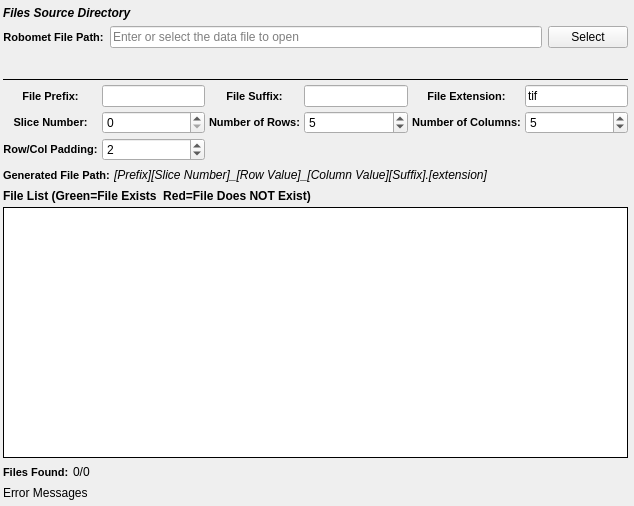
<?xml version="1.0" encoding="UTF-8"?>
<ui version="4.0">
 <class>RobometListWidget</class>
 <widget class="QWidget" name="RobometListWidget">
  <property name="geometry">
   <rect>
    <x>0</x>
    <y>0</y>
    <width>634</width>
    <height>506</height>
   </rect>
  </property>
  <property name="windowTitle">
   <string/>
  </property>
  <layout class="QVBoxLayout" name="verticalLayout">
   <property name="spacing">
    <number>4</number>
   </property>
   <property name="leftMargin">
    <number>3</number>
   </property>
   <property name="topMargin">
    <number>0</number>
   </property>
   <property name="rightMargin">
    <number>6</number>
   </property>
   <property name="bottomMargin">
    <number>6</number>
   </property>
   <item>
    <layout class="QGridLayout" name="widgetLayout">
     <property name="topMargin">
      <number>6</number>
     </property>
     <property name="bottomMargin">
      <number>6</number>
     </property>
     <property name="spacing">
      <number>6</number>
     </property>
     <item row="0" column="0" colspan="3">
      <widget class="QLabel" name="label_5">
       <property name="styleSheet">
        <string notr="true">QLabel 
{
	font-style: italic;font-weight: bold;
font-size: 12px;
}</string>
       </property>
       <property name="text">
        <string>Files Source Directory</string>
       </property>
      </widget>
     </item>
     <item row="1" column="0">
      <widget class="QLabel" name="label_29">
       <property name="toolTip">
        <string>The directory that contains the .ang or .ctf files</string>
       </property>
       <property name="styleSheet">
        <string notr="true">QLabel {
font-weight: bold;
font-size: 11px;
}</string>
       </property>
       <property name="text">
        <string>Robomet File Path:</string>
       </property>
       <property name="alignment">
        <set>Qt::AlignCenter</set>
       </property>
      </widget>
     </item>
     <item row="1" column="1">
      <widget class="QtSLineEdit" name="inputDir">
       <property name="placeholderText">
        <string>Enter or select the data file to open</string>
       </property>
      </widget>
     </item>
     <item row="1" column="2">
      <widget class="QPushButton" name="inputDirBtn">
       <property name="text">
        <string>Select</string>
       </property>
      </widget>
     </item>
     <item row="2" column="1">
      <widget class="SVSmallLabel" name="absPathLabel">
       <property name="font">
        <font>
         <weight>50</weight>
         <italic>false</italic>
         <bold>false</bold>
        </font>
       </property>
       <property name="text">
        <string/>
       </property>
       <property name="wordWrap">
        <bool>true</bool>
       </property>
       <property name="textInteractionFlags">
        <set>Qt::LinksAccessibleByMouse|Qt::TextSelectableByKeyboard|Qt::TextSelectableByMouse</set>
       </property>
      </widget>
     </item>
    </layout>
   </item>
   <item>
    <widget class="Line" name="line_9">
     <property name="frameShadow">
      <enum>QFrame::Plain</enum>
     </property>
     <property name="orientation">
      <enum>Qt::Horizontal</enum>
     </property>
    </widget>
   </item>
   <item>
    <layout class="QGridLayout" name="gridLayout_20">
     <item row="0" column="4">
      <widget class="QLabel" name="label_56">
       <property name="styleSheet">
        <string notr="true">QLabel {
font-weight: bold;
font-size: 11px;
}</string>
       </property>
       <property name="text">
        <string>File Extension:</string>
       </property>
       <property name="alignment">
        <set>Qt::AlignCenter</set>
       </property>
      </widget>
     </item>
     <item row="0" column="3">
      <widget class="SVLineEdit" name="fileSuffix">
       <property name="toolTip">
        <string>The part of the filename that comes AFTER the slice index</string>
       </property>
      </widget>
     </item>
     <item row="2" column="4">
      <widget class="QLabel" name="label_21">
       <property name="styleSheet">
        <string notr="true">QLabel {
font-weight: bold;
font-size: 11px;
}</string>
       </property>
       <property name="text">
        <string>Number of Columns:</string>
       </property>
       <property name="alignment">
        <set>Qt::AlignCenter</set>
       </property>
      </widget>
     </item>
     <item row="0" column="1">
      <widget class="SVLineEdit" name="filePrefix">
       <property name="toolTip">
        <string>The front part of the input file name</string>
       </property>
       <property name="text">
        <string/>
       </property>
      </widget>
     </item>
     <item row="0" column="2">
      <widget class="QLabel" name="label_13">
       <property name="styleSheet">
        <string notr="true">QLabel {
font-weight: bold;
font-size: 11px;
}</string>
       </property>
       <property name="text">
        <string>File Suffix:</string>
       </property>
       <property name="alignment">
        <set>Qt::AlignCenter</set>
       </property>
      </widget>
     </item>
     <item row="0" column="5">
      <widget class="SVLineEdit" name="fileExt">
       <property name="toolTip">
        <string>The file extension of the input files</string>
       </property>
       <property name="text">
        <string>tif</string>
       </property>
      </widget>
     </item>
     <item row="0" column="0">
      <widget class="QLabel" name="label_32">
       <property name="styleSheet">
        <string notr="true">QLabel {
font-weight: bold;
font-size: 11px;
}</string>
       </property>
       <property name="text">
        <string>File Prefix:</string>
       </property>
       <property name="alignment">
        <set>Qt::AlignCenter</set>
       </property>
      </widget>
     </item>
     <item row="2" column="0">
      <widget class="QLabel" name="label_52">
       <property name="styleSheet">
        <string notr="true">QLabel {
font-weight: bold;
font-size: 11px;
}</string>
       </property>
       <property name="text">
        <string>Slice Number:</string>
       </property>
       <property name="alignment">
        <set>Qt::AlignCenter</set>
       </property>
      </widget>
     </item>
     <item row="2" column="1">
      <widget class="SVSpinBox" name="slice">
       <property name="minimumSize">
        <size>
         <width>75</width>
         <height>0</height>
        </size>
       </property>
       <property name="toolTip">
        <string>Which file index to start the import at.</string>
       </property>
       <property name="minimum">
        <number>0</number>
       </property>
       <property name="maximum">
        <number>1000000</number>
       </property>
       <property name="value">
        <number>0</number>
       </property>
      </widget>
     </item>
     <item row="2" column="5">
      <widget class="SVSpinBox" name="numOfCols">
       <property name="toolTip">
        <string>The number of digits to allow for the slice index.</string>
       </property>
       <property name="minimum">
        <number>1</number>
       </property>
       <property name="value">
        <number>5</number>
       </property>
      </widget>
     </item>
     <item row="2" column="2">
      <widget class="QLabel" name="label_24">
       <property name="styleSheet">
        <string notr="true">QLabel {
font-weight: bold;
font-size: 11px;
}</string>
       </property>
       <property name="text">
        <string>Number of Rows:</string>
       </property>
       <property name="alignment">
        <set>Qt::AlignCenter</set>
       </property>
      </widget>
     </item>
     <item row="2" column="3">
      <widget class="SVSpinBox" name="numOfRows">
       <property name="toolTip">
        <string>The number of digits to allow for the slice index.</string>
       </property>
       <property name="minimum">
        <number>1</number>
       </property>
       <property name="value">
        <number>5</number>
       </property>
      </widget>
     </item>
     <item row="3" column="0">
      <widget class="QLabel" name="label_23">
       <property name="styleSheet">
        <string notr="true">QLabel {
font-weight: bold;
font-size: 11px;
}</string>
       </property>
       <property name="text">
        <string>Row/Col Padding:</string>
       </property>
       <property name="alignment">
        <set>Qt::AlignCenter</set>
       </property>
      </widget>
     </item>
     <item row="3" column="1">
      <widget class="SVSpinBox" name="rowColPadding">
       <property name="toolTip">
        <string>The number of digits to allow for the slice index.</string>
       </property>
       <property name="minimum">
        <number>1</number>
       </property>
       <property name="value">
        <number>2</number>
       </property>
      </widget>
     </item>
    </layout>
   </item>
   <item>
    <layout class="QHBoxLayout" name="_6">
     <item>
      <widget class="QLabel" name="label_17">
       <property name="styleSheet">
        <string notr="true">QLabel {
font-weight: bold;
font-size: 11px;
}</string>
       </property>
       <property name="text">
        <string>Generated File Path:</string>
       </property>
      </widget>
     </item>
     <item>
      <widget class="QLabel" name="generatedFileNameExample">
       <property name="font">
        <font>
         <italic>true</italic>
        </font>
       </property>
       <property name="text">
        <string>[Prefix][Slice Number]_[Row Value]_[Column Value][Suffix].[extension]</string>
       </property>
      </widget>
     </item>
     <item>
      <spacer name="horizontalSpacer_25">
       <property name="orientation">
        <enum>Qt::Horizontal</enum>
       </property>
       <property name="sizeHint" stdset="0">
        <size>
         <width>40</width>
         <height>20</height>
        </size>
       </property>
      </spacer>
     </item>
    </layout>
   </item>
   <item>
    <widget class="QLabel" name="label_57">
     <property name="font">
      <font>
       <weight>75</weight>
       <italic>false</italic>
       <bold>true</bold>
      </font>
     </property>
     <property name="text">
      <string>File List (Green=File Exists  Red=File Does NOT Exist)</string>
     </property>
    </widget>
   </item>
   <item>
    <widget class="QListWidget" name="fileListView">
     <property name="sizePolicy">
      <sizepolicy hsizetype="Expanding" vsizetype="MinimumExpanding">
       <horstretch>0</horstretch>
       <verstretch>0</verstretch>
      </sizepolicy>
     </property>
     <property name="toolTip">
      <string>The list of files that will be imported in the order they will be imported into the HDF5 Ebsd File</string>
     </property>
     <property name="frameShape">
      <enum>QFrame::Box</enum>
     </property>
     <property name="frameShadow">
      <enum>QFrame::Plain</enum>
     </property>
    </widget>
   </item>
   <item>
    <layout class="QHBoxLayout" name="horizontalLayout">
     <property name="bottomMargin">
      <number>0</number>
     </property>
     <item>
      <widget class="QLabel" name="label_47">
       <property name="styleSheet">
        <string notr="true">QLabel {
font-weight: bold;
font-size: 11px;
}</string>
       </property>
       <property name="text">
        <string>Files Found:</string>
       </property>
       <property name="alignment">
        <set>Qt::AlignLeading|Qt::AlignLeft|Qt::AlignVCenter</set>
       </property>
      </widget>
     </item>
     <item>
      <widget class="QLabel" name="totalFilesFound">
       <property name="text">
        <string>0/0</string>
       </property>
      </widget>
     </item>
     <item>
      <spacer name="horizontalSpacer">
       <property name="orientation">
        <enum>Qt::Horizontal</enum>
       </property>
       <property name="sizeHint" stdset="0">
        <size>
         <width>40</width>
         <height>20</height>
        </size>
       </property>
      </spacer>
     </item>
    </layout>
   </item>
   <item>
    <widget class="QLabel" name="errorMessage">
     <property name="text">
      <string>Error Messages</string>
     </property>
    </widget>
   </item>
  </layout>
 </widget>
 <customwidgets>
  <customwidget>
   <class>QtSLineEdit</class>
   <extends>QLineEdit</extends>
   <header location="global">QtSLineEdit.h</header>
  </customwidget>
  <customwidget>
   <class>SVSmallLabel</class>
   <extends>QLabel</extends>
   <header location="global">SVControlWidgets.h</header>
  </customwidget>
  <customwidget>
   <class>SVSpinBox</class>
   <extends>QSpinBox</extends>
   <header location="global">SVControlWidgets.h</header>
  </customwidget>
  <customwidget>
   <class>SVLineEdit</class>
   <extends>QLineEdit</extends>
   <header location="global">SVControlWidgets.h</header>
  </customwidget>
 </customwidgets>
 <resources/>
 <connections/>
</ui>
